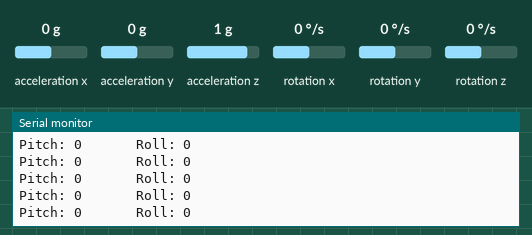
Simulated run of this sketch. Board: Arduino Uno, built with avr-gcc and run on an emulated ATmega328P. Parts: the last lines printed to the serial monitor. Wiring (inferred from the names in the program): MPU-6050 motion sensor at I2C address 0x68. The inputs (shaded band) are chosen by the test bench; at power-on: acceleration x 0 g, acceleration y 0 g, rotation y 0 °/s, acceleration z 1 g, rotation x 0 °/s, rotation z 0 °/s.

Above: at 5.9 s.
6.0 s: acceleration x set to -0.8 g
At 6.9 s:
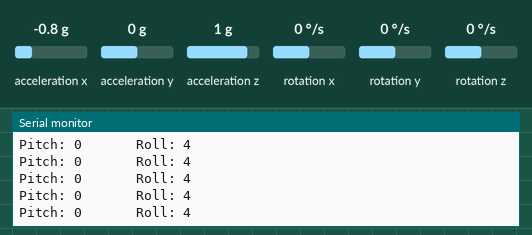
9.0 s: acceleration y set to -1.4 g
At 9.6 s:
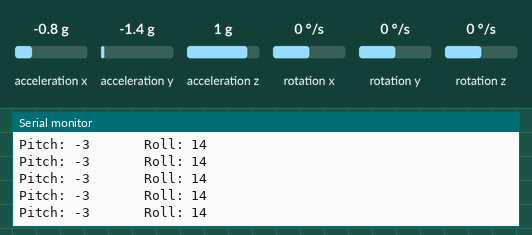
12.0 s: rotation y set to -100 °/s
At 12.7 s:
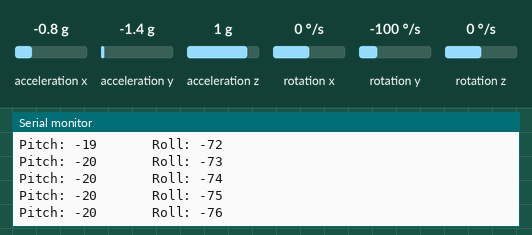
15.0 s: acceleration z set to -1.4 g
At 16.0 s:
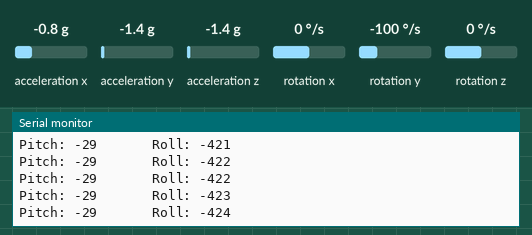
Timing chart, 0 to 17.5 s (numbered marks = the images above; inputs shaded):
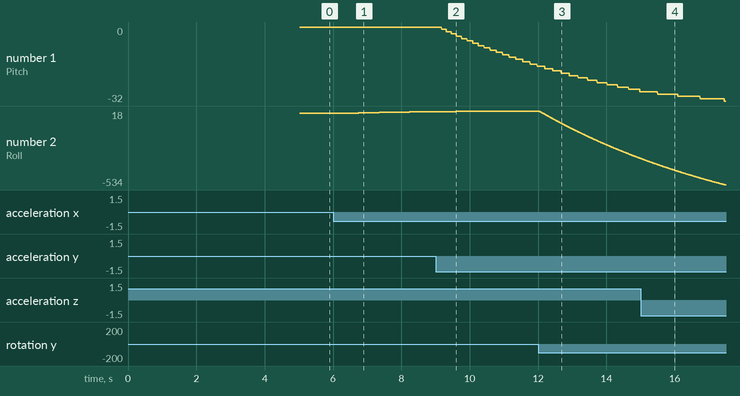

The sketch:

mpu.ino
```cpp
/*

*/

// Include Wire Library for I2C
#include <Wire.h>
#include "mpu.h" // Includes the created mpu header file

mpu mpu; //we create our mpu object

int displaycount; // vairable to store the counter value of the class
int angle_pitch_output; // variable to store the pitch angle obtained with the class
int angle_roll_output; // variable to store the roll angle obtained with the class

void setup() {
mpu.begin(); // we initialize the mpu class
}

void loop(){

angle_roll_output=mpu.dataRoll(); // variable to store the data of the roll angle
angle_pitch_output=mpu.dataPitch(); // variable to store the data of the pitch angle
displaycount=mpu.dataCount(); // variable to store the data of the counter

if (displaycount > 100) { // if displaycount is more than 100 print the pitch and roll angle value:

  Serial.print("Pitch: ");
  Serial.print(angle_pitch_output);
  Serial.print("       ");
  Serial.print("Roll: ");
  Serial.println(angle_roll_output);

  }

mpu.reset(); // reset the counter
}
```

mpu.cpp
```cpp
// MPU6050 cpp file:

#include "mpu.h" // Includes the created mpu header file
#include <Wire.h> // Includes the Wire.h libary to be used for the mpu

void mpu::begin(){ // initialize the mpu

  //Start I2C
  Wire.begin();


  //Setup the registers of the MPU-6050
  setup_mpu_6050_registers();

  //Read the raw acc and gyro data from the MPU-6050 1000 times
  for (int cal_int = 0; cal_int < 1000 ; cal_int ++){
    read_mpu_6050_data();
    //Add the gyro x offset to the gyro_x_cal variable
    gyro_x_cal += gyro_x;
    //Add the gyro y offset to the gyro_y_cal variable
    gyro_y_cal += gyro_y;
    //Add the gyro z offset to the gyro_z_cal variable
    gyro_z_cal += gyro_z;
    //Delay 3us to have 250Hz for-loop
    delay(3);
  }

  // Divide all results by 1000 to get average offset
  gyro_x_cal /= 1000;
  gyro_y_cal /= 1000;
  gyro_z_cal /= 1000;

  // Start Serial Monitor
  Serial.begin(115200);

  // Init Timer
  loop_timer = micros();
}
int mpu::dataCount(){ // Counter value

  // Get data from MPU-6050
  read_mpu_6050_data();

  //Subtract the offset values from the raw gyro values
  gyro_x -= gyro_x_cal;
  gyro_y -= gyro_y_cal;
  gyro_z -= gyro_z_cal;

  //Gyro angle calculations . Note 0.0000611 = 1 / (250Hz x 65.5)

  //Calculate the traveled pitch angle and add this to the angle_pitch variable
  angle_pitch += gyro_x * 0.0000611;
  //Calculate the traveled roll angle and add this to the angle_roll variable
  //0.000001066 = 0.0000611 * (3.142(PI) / 180degr) The Arduino sin function is in radians
  angle_roll += gyro_y * 0.0000611;

  //If the IMU has yawed transfer the roll angle to the pitch angle
  angle_pitch += angle_roll * sin(gyro_z * 0.000001066);
  //If the IMU has yawed transfer the pitch angle to the roll angle
  angle_roll -= angle_pitch * sin(gyro_z * 0.000001066);

  //Accelerometer angle calculations

  //Calculate the total accelerometer vector
  acc_total_vector = sqrt((acc_x*acc_x)+(acc_y*acc_y)+(acc_z*acc_z));

  //57.296 = 1 / (3.142 / 180) The Arduino asin function is in radians
  //Calculate the pitch angle
  angle_pitch_acc = asin((float)acc_y/acc_total_vector)* 57.296;
  //Calculate the roll angle
  angle_roll_acc = asin((float)acc_x/acc_total_vector)* -57.296;

  //Accelerometer calibration value for pitch
  angle_pitch_acc -= 0.0;
  //Accelerometer calibration value for roll
  angle_roll_acc -= 0.0;

  if(set_gyro_angles){

  //If the IMU has been running
  //Correct the drift of the gyro pitch angle with the accelerometer pitch angle
    angle_pitch = angle_pitch * 0.9996 + angle_pitch_acc * 0.0004;
    //Correct the drift of the gyro roll angle with the accelerometer roll angle
    angle_roll = angle_roll * 0.9996 + angle_roll_acc * 0.0004;
  }
  else{
    //IMU has just started
    //Set the gyro pitch angle equal to the accelerometer pitch angle
    angle_pitch = angle_pitch_acc;
    //Set the gyro roll angle equal to the accelerometer roll angle
    angle_roll = angle_roll_acc;
    //Set the IMU started flag
    set_gyro_angles = true;
  }

  //To dampen the pitch and roll angles a complementary filter is used
  //Take 90% of the output pitch value and add 10% of the raw pitch value
  angle_pitch_output = angle_pitch_output * 0.9 + angle_pitch * 0.1;
  //Take 90% of the output roll value and add 10% of the raw roll value
  angle_roll_output = angle_roll_output * 0.9 + angle_roll * 0.1;
  //Wait until the loop_timer reaches 4000us (250Hz) before starting the next loop

  // Print to Serial Monitor
  //Serial.print(" | Angle  = "); Serial.println(angle_pitch_output);


  // Increment the display counter
  displaycount = displaycount +1;

  return displaycount;

}

int mpu::dataRoll(){ //Roll value

  // Get data from MPU-6050
  read_mpu_6050_data();

  //Subtract the offset values from the raw gyro values
  gyro_x -= gyro_x_cal;
  gyro_y -= gyro_y_cal;
  gyro_z -= gyro_z_cal;

  //Gyro angle calculations . Note 0.0000611 = 1 / (250Hz x 65.5)

  //Calculate the traveled pitch angle and add this to the angle_pitch variable
  angle_pitch += gyro_x * 0.0000611;
  //Calculate the traveled roll angle and add this to the angle_roll variable
  //0.000001066 = 0.0000611 * (3.142(PI) / 180degr) The Arduino sin function is in radians
  angle_roll += gyro_y * 0.0000611;

  //If the IMU has yawed transfer the roll angle to the pitch angle
  angle_pitch += angle_roll * sin(gyro_z * 0.000001066);
  //If the IMU has yawed transfer the pitch angle to the roll angle
  angle_roll -= angle_pitch * sin(gyro_z * 0.000001066);

  //Accelerometer angle calculations

  //Calculate the total accelerometer vector
  acc_total_vector = sqrt((acc_x*acc_x)+(acc_y*acc_y)+(acc_z*acc_z));

  //57.296 = 1 / (3.142 / 180) The Arduino asin function is in radians
  //Calculate the pitch angle
  angle_pitch_acc = asin((float)acc_y/acc_total_vector)* 57.296;
  //Calculate the roll angle
  angle_roll_acc = asin((float)acc_x/acc_total_vector)* -57.296;

  //Accelerometer calibration value for pitch
  angle_pitch_acc -= 0.0;
  //Accelerometer calibration value for roll
  angle_roll_acc -= 0.0;

  if(set_gyro_angles){

  //If the IMU has been running
  //Correct the drift of the gyro pitch angle with the accelerometer pitch angle
    angle_pitch = angle_pitch * 0.9996 + angle_pitch_acc * 0.0004;
    //Correct the drift of the gyro roll angle with the accelerometer roll angle
    angle_roll = angle_roll * 0.9996 + angle_roll_acc * 0.0004;
  }
  else{
    //IMU has just started
    //Set the gyro pitch angle equal to the accelerometer pitch angle
    angle_pitch = angle_pitch_acc;
    //Set the gyro roll angle equal to the accelerometer roll angle
    angle_roll = angle_roll_acc;
    //Set the IMU started flag
    set_gyro_angles = true;
  }

  //To dampen the pitch and roll angles a complementary filter is used
  //Take 90% of the output pitch value and add 10% of the raw pitch value
  angle_pitch_output = angle_pitch_output * 0.9 + angle_pitch * 0.1;
  //Take 90% of the output roll value and add 10% of the raw roll value
  angle_roll_output = angle_roll_output * 0.9 + angle_roll * 0.1;
  //Wait until the loop_timer reaches 4000us (250Hz) before starting the next loop

  // Print to Serial Monitor
  //Serial.print(" | Angle  = "); Serial.println(angle_pitch_output);


  // Increment the display counter
  displaycount = displaycount +1;

  return angle_roll_output;

}

int mpu::dataPitch(){ // Pitch value

  // Get data from MPU-6050
  read_mpu_6050_data();

  //Subtract the offset values from the raw gyro values
  gyro_x -= gyro_x_cal;
  gyro_y -= gyro_y_cal;
  gyro_z -= gyro_z_cal;

  //Gyro angle calculations . Note 0.0000611 = 1 / (250Hz x 65.5)

  //Calculate the traveled pitch angle and add this to the angle_pitch variable
  angle_pitch += gyro_x * 0.0000611;
  //Calculate the traveled roll angle and add this to the angle_roll variable
  //0.000001066 = 0.0000611 * (3.142(PI) / 180degr) The Arduino sin function is in radians
  angle_roll += gyro_y * 0.0000611;

  //If the IMU has yawed transfer the roll angle to the pitch angle
  angle_pitch += angle_roll * sin(gyro_z * 0.000001066);
  //If the IMU has yawed transfer the pitch angle to the roll angle
  angle_roll -= angle_pitch * sin(gyro_z * 0.000001066);

  //Accelerometer angle calculations

  //Calculate the total accelerometer vector
  acc_total_vector = sqrt((acc_x*acc_x)+(acc_y*acc_y)+(acc_z*acc_z));

  //57.296 = 1 / (3.142 / 180) The Arduino asin function is in radians
  //Calculate the pitch angle
  angle_pitch_acc = asin((float)acc_y/acc_total_vector)* 57.296;
  //Calculate the roll angle
  angle_roll_acc = asin((float)acc_x/acc_total_vector)* -57.296;

  //Accelerometer calibration value for pitch
  angle_pitch_acc -= 0.0;
  //Accelerometer calibration value for roll
  angle_roll_acc -= 0.0;

  if(set_gyro_angles){

  //If the IMU has been running
  //Correct the drift of the gyro pitch angle with the accelerometer pitch angle
    angle_pitch = angle_pitch * 0.9996 + angle_pitch_acc * 0.0004;
    //Correct the drift of the gyro roll angle with the accelerometer roll angle
    angle_roll = angle_roll * 0.9996 + angle_roll_acc * 0.0004;
  }
  else{
    //IMU has just started
    //Set the gyro pitch angle equal to the accelerometer pitch angle
    angle_pitch = angle_pitch_acc;
    //Set the gyro roll angle equal to the accelerometer roll angle
    angle_roll = angle_roll_acc;
    //Set the IMU started flag
    set_gyro_angles = true;
  }

  //To dampen the pitch and roll angles a complementary filter is used
  //Take 90% of the output pitch value and add 10% of the raw pitch value
  angle_pitch_output = angle_pitch_output * 0.9 + angle_pitch * 0.1;
  //Take 90% of the output roll value and add 10% of the raw roll value
  angle_roll_output = angle_roll_output * 0.9 + angle_roll * 0.1;
  //Wait until the loop_timer reaches 4000us (250Hz) before starting the next loop

  // Print to Serial Monitor
  //Serial.print(" | Angle  = "); Serial.println(angle_pitch_output);


  // Increment the display counter
  displaycount = displaycount +1;

  return angle_pitch_output;

}
void mpu::reset(){ // reset counter
  while(micros() - loop_timer < 4000);
 //Reset the loop timer
 loop_timer = micros();
}

void mpu::setup_mpu_6050_registers(){ // setput mpu

  //Activate the MPU-6050

  //Start communicating with the MPU-6050
  Wire.beginTransmission(0x68);
  //Send the requested starting register
  Wire.write(0x6B);
  //Set the requested starting register
  Wire.write(0x00);
  //End the transmission
  Wire.endTransmission();

  //Configure the accelerometer (+/-8g)

  //Start communicating with the MPU-6050
  Wire.beginTransmission(0x68);
  //Send the requested starting register
  Wire.write(0x1C);
  //Set the requested starting register
  Wire.write(0x10);
  //End the transmission
  Wire.endTransmission();

  //Configure the gyro (500dps full scale)

  //Start communicating with the MPU-6050
  Wire.beginTransmission(0x68);
  //Send the requested starting register
  Wire.write(0x1B);
  //Set the requested starting register
  Wire.write(0x08);
  //End the transmission
  Wire.endTransmission();

}


void mpu::read_mpu_6050_data(){  // read mpu data

  //Read the raw gyro and accelerometer data

  //Start communicating with the MPU-6050
  Wire.beginTransmission(0x68);
  //Send the requested starting register
  Wire.write(0x3B);
  //End the transmission
  Wire.endTransmission();
  //Request 14 bytes from the MPU-6050
  Wire.requestFrom(0x68,14);
  //Wait until all the bytes are received
  while(Wire.available() < 14);

  //Following statements left shift 8 bits, then bitwise OR.
  //Turns two 8-bit values into one 16-bit value
  acc_x = Wire.read()<<8|Wire.read();
  acc_y = Wire.read()<<8|Wire.read();
  acc_z = Wire.read()<<8|Wire.read();
  temp = Wire.read()<<8|Wire.read();
  gyro_x = Wire.read()<<8|Wire.read();
  gyro_y = Wire.read()<<8|Wire.read();
  gyro_z = Wire.read()<<8|Wire.read();
}
```

mpu.h
```cpp
// MPU6050 header file:

// define mpu class
#ifndef MPU_H
#define MPU_H
#include <Arduino.h> //We include the Arduino library
#include <Wire.h> // include wire.h library to be used for the mpu

class mpu{ // To open a class mpu

private: // Place where variables and functions will be hidden from the user

// Define I2C Address - change if reqiuired
const int i2c_addr = 0x3F;

//Variables for Gyroscope
int gyro_x;
int gyro_y;
int gyro_z;
long gyro_x_cal;
long gyro_y_cal;
long gyro_z_cal;
boolean set_gyro_angles;

long acc_x;
long acc_y;
long acc_z;
long acc_total_vector;
float angle_roll_acc;
float angle_pitch_acc;

float angle_pitch;
float angle_roll;
int angle_pitch_buffer;
int angle_roll_buffer;
float angle_pitch_output;
float angle_roll_output;

// Setup timers and temp variables
long loop_timer;
int temp;

// Display counter
int displaycount = 0;

public: // Place where variables, functions and methods will be open for the user to use
mpu(){}; // default mpu constructor
void begin(); // Initialize the mpu class
int dataCount(); // Counter value
int dataRoll(); // Roll value
int dataPitch(); // Pitch value
void reset(); // Reset counter
void read_mpu_6050_data(); // read mpu data
void setup_mpu_6050_registers(); // setput mpu
};

#endif
```

Measured:
- after the input at 6.0 s, the serial monitor: prints a new line after 0.21 s (image 1)
- after the input at 9.0 s, the serial monitor: prints a new line after 0.17 s (image 2)
- after the input at 12.0 s, the serial monitor: prints a new line at once (image 3)
- plotted number 1: 0 → -17 after the input at 9.0 s
- plotted number 2: 0 → 13 after the input at 6.0 s, 18 → -336 after the input at 12.0 s
